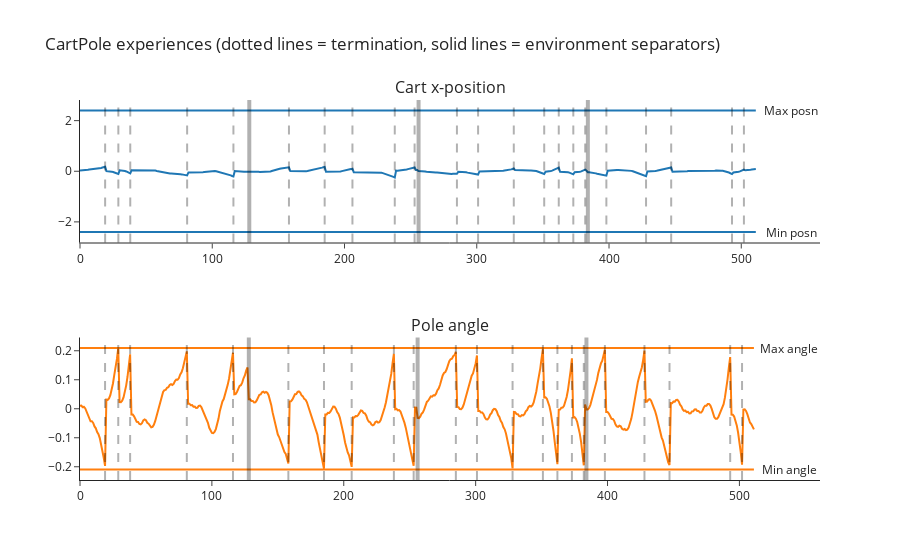

Source (notebook cell):
### Code cell
args = PPOArgs()
envs = gym.vector.SyncVectorEnv([make_env("CartPole-v1", i, i, False, "test") for i in range(4)])
next_value = t.zeros(envs.num_envs).to(device)
next_done = t.zeros(envs.num_envs).to(device)
memory = ReplayMemory(args, envs)
obs = envs.reset()

for i in range(args.num_steps):
    actions = envs.action_space.sample()
    (next_obs, rewards, dones, infos) = envs.step(actions)
    # just dummy values for now, we won't be using them
    logprobs = values = t.zeros(envs.num_envs)
    # add everything to buffer (the casting from arrays to tensors is handled for us)
    memory.add(obs, actions, logprobs, values, rewards, dones)
    obs = next_obs

obs = memory.observations # shape [num_steps, num_envs, obs_shape=4]
dones = memory.dones # shape [num_steps, num_envs]

plot_cartpole_obs_and_dones(obs, dones, title="CartPole experiences (dotted lines = termination, solid lines = environment separators)")

### Figure 1 — Plotly figure (JSON) as saved in the notebook; plotly's stock layout.template omitted (floating-point values rounded to 4 significant figures; data arrays with more than 128 entries replaced by an {"elided": "..."} marker saying what was removed)
{"data": [{"marker": {"color": "#1F77B4"}, "mode": "lines", "name": "posn", "type": "scatter", "xaxis": "x", "y": {"elided": "512 float values"}, "yaxis": "y"}, {"marker": {"color": "#1F77B4"}, "mode": "lines", "name": "posn_min", "type": "scatter", "xaxis": "x", "y": {"elided": "512 float values"}, "yaxis": "y"}, {"marker": {"color": "#1F77B4"}, "mode": "lines", "name": "posn_max", "type": "scatter", "xaxis": "x", "y": {"elided": "512 float values"}, "yaxis": "y"}, {"marker": {"color": "#FF7F0E"}, "mode": "lines", "name": "angle", "type": "scatter", "xaxis": "x2", "y": {"elided": "512 float values"}, "yaxis": "y2"}, {"marker": {"color": "#FF7F0E"}, "mode": "lines", "name": "angle_min", "type": "scatter", "xaxis": "x2", "y": {"elided": "512 float values"}, "yaxis": "y2"}, {"marker": {"color": "#FF7F0E"}, "mode": "lines", "name": "angle_max", "type": "scatter", "xaxis": "x2", "y": {"elided": "512 float values"}, "yaxis": "y2"}], "layout": {"annotations": [{"font": {"size": 16}, "showarrow": false, "text": "Cart x-position", "x": 0.5, "xanchor": "center", "xref": "paper", "y": 1, "yanchor": "bottom", "yref": "paper"}, {"font": {"size": 16}, "showarrow": false, "text": "Pole angle", "x": 0.5, "xanchor": "center", "xref": "paper", "y": 0.375, "yanchor": "bottom", "yref": "paper"}, {"showarrow": false, "text": "Min posn", "x": 537.6, "xref": "x", "y": -2.4, "yref": "y"}, {"showarrow": false, "text": "Min angle", "x": 537.6, "xref": "x2", "y": -0.2095, "yref": "y2"}, {"showarrow": false, "text": "Max posn", "x": 537.6, "xref": "x", "y": 2.4, "yref": "y"}, {"showarrow": false, "text": "Max angle", "x": 537.6, "xref": "x2", "y": 0.2095, "yref": "y2"}], "hovermode": "x unified", "shapes": [{"line": {"color": "black", "dash": "dash", "width": 2}, "type": "line", "x0": 19, "x1": 19, "xref": "x", "y0": 0, "y1": 1, "yref": "y domain"}, {"line": {"color": "black", "dash": "dash", "width": 2}, "type": "line", "x0": 29, "x1": 29, "xref": "x", "y0": 0, "y1": 1, "yref": "y domain"}, {"line": {"color": "black", "dash": "dash", "width": 2}, "type": "line", "x0": 38, "x1": 38, "xref": "x", "y0": 0, "y1": 1, "yref": "y domain"}, {"line": {"color": "black", "dash": "dash", "width": 2}, "type": "line", "x0": 81, "x1": 81, "xref": "x", "y0": 0, "y1": 1, "yref": "y domain"}, {"line": {"color": "black", "dash": "dash", "width": 2}, "type": "line", "x0": 116, "x1": 116, "xref": "x", "y0": 0, "y1": 1, "yref": "y domain"}, {"line": {"color": "black", "dash": "dash", "width": 2}, "type": "line", "x0": 158, "x1": 158, "xref": "x", "y0": 0, "y1": 1, "yref": "y domain"}, {"line": {"color": "black", "dash": "dash", "width": 2}, "type": "line", "x0": 185, "x1": 185, "xref": "x", "y0": 0, "y1": 1, "yref": "y domain"}, {"line": {"color": "black", "dash": "dash", "width": 2}, "type": "line", "x0": 206, "x1": 206, "xref": "x", "y0": 0, "y1": 1, "yref": "y domain"}, {"line": {"color": "black", "dash": "dash", "width": 2}, "type": "line", "x0": 238, "x1": 238, "xref": "x", "y0": 0, "y1": 1, "yref": "y domain"}, {"line": {"color": "black", "dash": "dash", "width": 2}, "type": "line", "x0": 253, "x1": 253, "xref": "x", "y0": 0, "y1": 1, "yref": "y domain"}, {"line": {"color": "black", "dash": "dash", "width": 2}, "type": "line", "x0": 285, "x1": 285, "xref": "x", "y0": 0, "y1": 1, "yref": "y domain"}, {"line": {"color": "black", "dash": "dash", "width": 2}, "type": "line", "x0": 301, "x1": 301, "xref": "x", "y0": 0, "y1": 1, "yref": "y domain"}, {"line": {"color": "black", "dash": "dash", "width": 2}, "type": "line", "x0": 328, "x1": 328, "xref": "x", "y0": 0, "y1": 1, "yref": "y domain"}, {"line": {"color": "black", "dash": "dash", "width": 2}, "type": "line", "x0": 351, "x1": 351, "xref": "x", "y0": 0, "y1": 1, "yref": "y domain"}, {"line": {"color": "black", "dash": "dash", "width": 2}, "type": "line", "x0": 362, "x1": 362, "xref": "x", "y0": 0, "y1": 1, "yref": "y domain"}, {"line": {"color": "black", "dash": "dash", "width": 2}, "type": "line", "x0": 373, "x1": 373, "xref": "x", "y0": 0, "y1": 1, "yref": "y domain"}, {"line": {"color": "black", "dash": "dash", "width": 2}, "type": "line", "x0": 382, "x1": 382, "xref": "x", "y0": 0, "y1": 1, "yref": "y domain"}, {"line": {"color": "black", "dash": "dash", "width": 2}, "type": "line", "x0": 398, "x1": 398, "xref": "x", "y0": 0, "y1": 1, "yref": "y domain"}, {"line": {"color": "black", "dash": "dash", "width": 2}, "type": "line", "x0": 428, "x1": 428, "xref": "x", "y0": 0, "y1": 1, "yref": "y domain"}, {"line": {"color": "black", "dash": "dash", "width": 2}, "type": "line", "x0": 447, "x1": 447, "xref": "x", "y0": 0, "y1": 1, "yref": "y domain"}, {"line": {"color": "black", "dash": "dash", "width": 2}, "type": "line", "x0": 493, "x1": 493, "xref": "x", "y0": 0, "y1": 1, "yref": "y domain"}, {"line": {"color": "black", "dash": "dash", "width": 2}, "type": "line", "x0": 502, "x1": 502, "xref": "x", "y0": 0, "y1": 1, "yref": "y domain"}, {"line": {"color": "black", "width": 4}, "type": "line", "x0": 128, "x1": 128, "xref": "x", "y0": 0, "y1": 1, "yref": "y domain"}, {"line": {"color": "black", "width": 4}, "type": "line", "x0": 256, "x1": 256, "xref": "x", "y0": 0, "y1": 1, "yref": "y domain"}, {"line": {"color": "black", "width": 4}, "type": "line", "x0": 384, "x1": 384, "xref": "x", "y0": 0, "y1": 1, "yref": "y domain"}, {"line": {"color": "black", "dash": "dash", "width": 2}, "type": "line", "x0": 19, "x1": 19, "xref": "x2", "y0": 0, "y1": 1, "yref": "y2 domain"}, {"line": {"color": "black", "dash": "dash", "width": 2}, "type": "line", "x0": 29, "x1": 29, "xref": "x2", "y0": 0, "y1": 1, "yref": "y2 domain"}, {"line": {"color": "black", "dash": "dash", "width": 2}, "type": "line", "x0": 38, "x1": 38, "xref": "x2", "y0": 0, "y1": 1, "yref": "y2 domain"}, {"line": {"color": "black", "dash": "dash", "width": 2}, "type": "line", "x0": 81, "x1": 81, "xref": "x2", "y0": 0, "y1": 1, "yref": "y2 domain"}, {"line": {"color": "black", "dash": "dash", "width": 2}, "type": "line", "x0": 116, "x1": 116, "xref": "x2", "y0": 0, "y1": 1, "yref": "y2 domain"}, {"line": {"color": "black", "dash": "dash", "width": 2}, "type": "line", "x0": 158, "x1": 158, "xref": "x2", "y0": 0, "y1": 1, "yref": "y2 domain"}, {"line": {"color": "black", "dash": "dash", "width": 2}, "type": "line", "x0": 185, "x1": 185, "xref": "x2", "y0": 0, "y1": 1, "yref": "y2 domain"}, {"line": {"color": "black", "dash": "dash", "width": 2}, "type": "line", "x0": 206, "x1": 206, "xref": "x2", "y0": 0, "y1": 1, "yref": "y2 domain"}, {"line": {"color": "black", "dash": "dash", "width": 2}, "type": "line", "x0": 238, "x1": 238, "xref": "x2", "y0": 0, "y1": 1, "yref": "y2 domain"}, {"line": {"color": "black", "dash": "dash", "width": 2}, "type": "line", "x0": 253, "x1": 253, "xref": "x2", "y0": 0, "y1": 1, "yref": "y2 domain"}, {"line": {"color": "black", "dash": "dash", "width": 2}, "type": "line", "x0": 285, "x1": 285, "xref": "x2", "y0": 0, "y1": 1, "yref": "y2 domain"}, {"line": {"color": "black", "dash": "dash", "width": 2}, "type": "line", "x0": 301, "x1": 301, "xref": "x2", "y0": 0, "y1": 1, "yref": "y2 domain"}, {"line": {"color": "black", "dash": "dash", "width": 2}, "type": "line", "x0": 328, "x1": 328, "xref": "x2", "y0": 0, "y1": 1, "yref": "y2 domain"}, {"line": {"color": "black", "dash": "dash", "width": 2}, "type": "line", "x0": 351, "x1": 351, "xref": "x2", "y0": 0, "y1": 1, "yref": "y2 domain"}, {"line": {"color": "black", "dash": "dash", "width": 2}, "type": "line", "x0": 362, "x1": 362, "xref": "x2", "y0": 0, "y1": 1, "yref": "y2 domain"}, {"line": {"color": "black", "dash": "dash", "width": 2}, "type": "line", "x0": 373, "x1": 373, "xref": "x2", "y0": 0, "y1": 1, "yref": "y2 domain"}, {"line": {"color": "black", "dash": "dash", "width": 2}, "type": "line", "x0": 382, "x1": 382, "xref": "x2", "y0": 0, "y1": 1, "yref": "y2 domain"}, {"line": {"color": "black", "dash": "dash", "width": 2}, "type": "line", "x0": 398, "x1": 398, "xref": "x2", "y0": 0, "y1": 1, "yref": "y2 domain"}, {"line": {"color": "black", "dash": "dash", "width": 2}, "type": "line", "x0": 428, "x1": 428, "xref": "x2", "y0": 0, "y1": 1, "yref": "y2 domain"}, {"line": {"color": "black", "dash": "dash", "width": 2}, "type": "line", "x0": 447, "x1": 447, "xref": "x2", "y0": 0, "y1": 1, "yref": "y2 domain"}, {"line": {"color": "black", "dash": "dash", "width": 2}, "type": "line", "x0": 493, "x1": 493, "xref": "x2", "y0": 0, "y1": 1, "yref": "y2 domain"}, {"line": {"color": "black", "dash": "dash", "width": 2}, "type": "line", "x0": 502, "x1": 502, "xref": "x2", "y0": 0, "y1": 1, "yref": "y2 domain"}, {"line": {"color": "black", "width": 4}, "type": "line", "x0": 128, "x1": 128, "xref": "x2", "y0": 0, "y1": 1, "yref": "y2 domain"}, {"line": {"color": "black", "width": 4}, "type": "line", "x0": 256, "x1": 256, "xref": "x2", "y0": 0, "y1": 1, "yref": "y2 domain"}, {"line": {"color": "black", "width": 4}, "type": "line", "x0": 384, "x1": 384, "xref": "x2", "y0": 0, "y1": 1, "yref": "y2 domain"}], "showlegend": false, "title": {"text": "CartPole experiences (dotted lines = termination, solid lines = environment separators)"}, "xaxis": {"anchor": "y", "domain": [0, 1]}, "xaxis2": {"anchor": "y2", "domain": [0, 1]}, "yaxis": {"anchor": "x", "domain": [0.625, 1]}, "yaxis2": {"anchor": "x2", "domain": [0, 0.375]}}}
